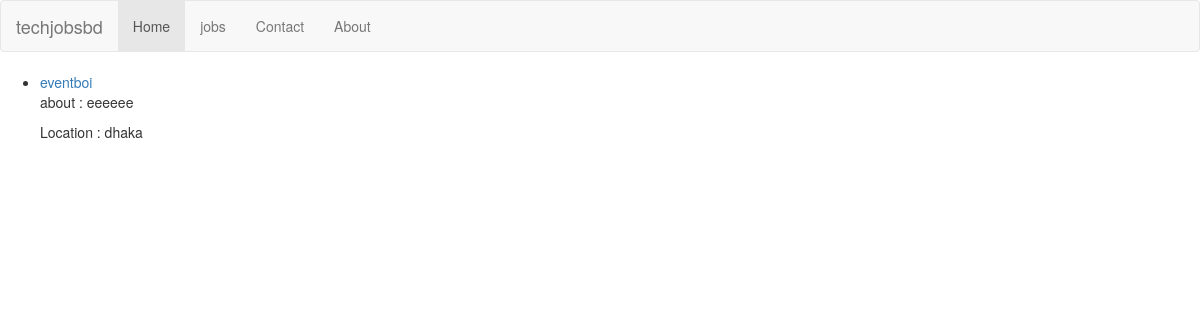
Before: /jobs/company/all/ with the older database file.
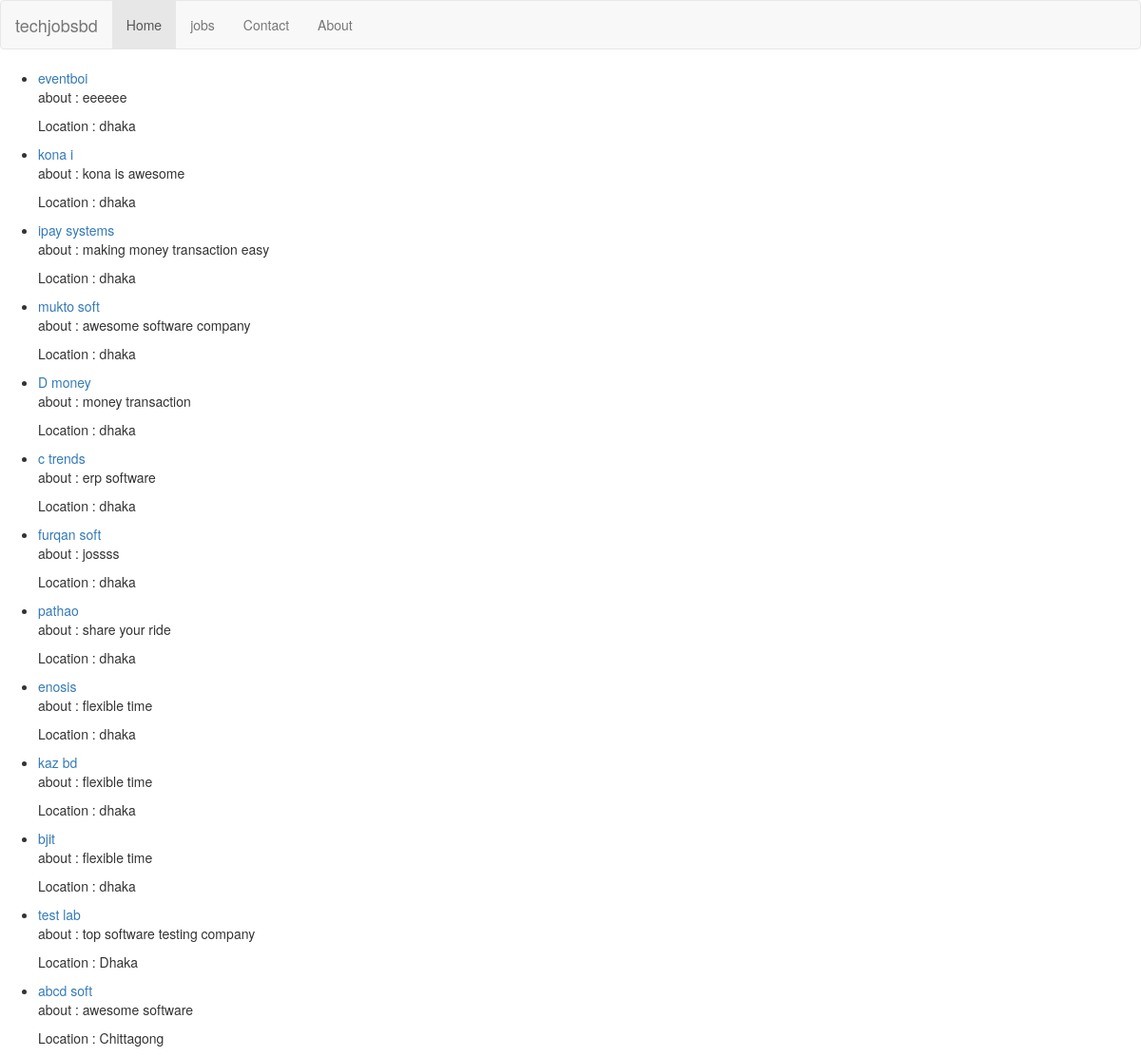
After: the same page with the newer database file.
### jobs/models.py (models this page shows, shortened)
class Company(models.Model):
    email = models.OneToOneField(settings.AUTH_USER_MODEL, on_delete=models.CASCADE)
    name = models.CharField(max_length=50)
    slug = models.SlugField(max_length=50)
    about = models.TextField("about company")
    location = models.CharField(max_length=200)
    verified = models.BooleanField(default=False)
    total_job_posted = models.IntegerField(default=0)
    company_website = models.URLField(default='')
    def slug(self):
        return slugify(self.name)

### jobs/views.py (the view)
class CompanyIndexView(generic.ListView):
    template_name = 'jobs/company_index.html'
    context_object_name = 'all_companies'  # replacing object_list with all_companies
    def get_queryset(self):
        return Company.objects.all()

### jobs/templates/jobs/company_index.html
{% extends 'jobs/base.html' %}
{% block body %}
    <ul>
        {% for company in all_companies %}
            <li>
                <a href="{% url 'jobs:company-detail' company.id %}">{{ company.name }}</a>
                <p> about : {{ company.about }}</p>
                <p>Location : {{ company.location }}</p>
            </li>
        {% endfor %}
    </ul>
{% endblock %}

Changed rows visible on the page:
added Company: name "kona i", about "kona is awesome", location "dhaka"
added Company: name "ipay systems", about "making money transaction easy", location "dhaka"
added Company: name "mukto soft", about "awesome software company", location "dhaka"
added Company: name "D money", about "money transaction", location "dhaka"
added Company: name "c trends", about "erp software", location "dhaka"
added Company: name "furqan soft", about "jossss", location "dhaka"
added Company: name "pathao", about "share your ride", location "dhaka"
added Company: name "enosis", about "flexible time", location "dhaka"
added Company: name "kaz bd", about "flexible time", location "dhaka"
added Company: name "bjit", about "flexible time", location "dhaka"
added Company: name "test lab", about "top software testing company", location "Dhaka"
added Company: name "abcd soft", about "awesome software", location "Chittagong"
